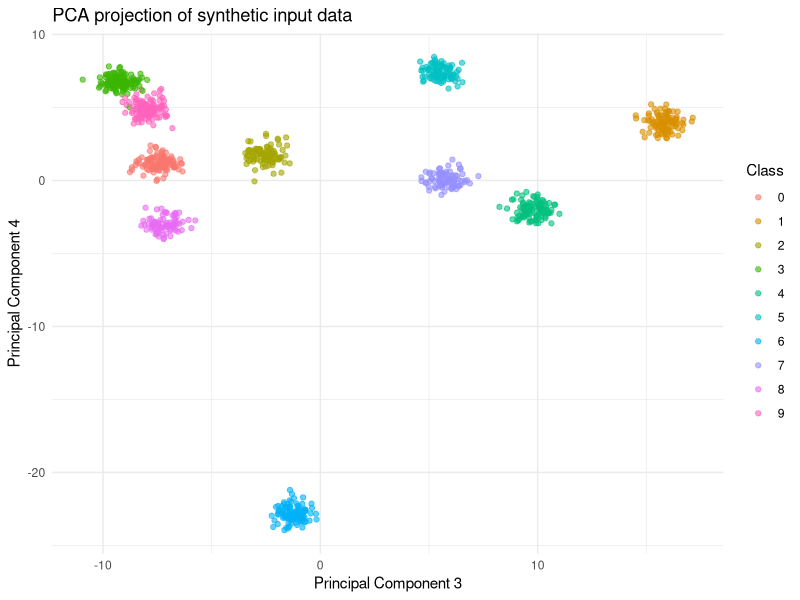
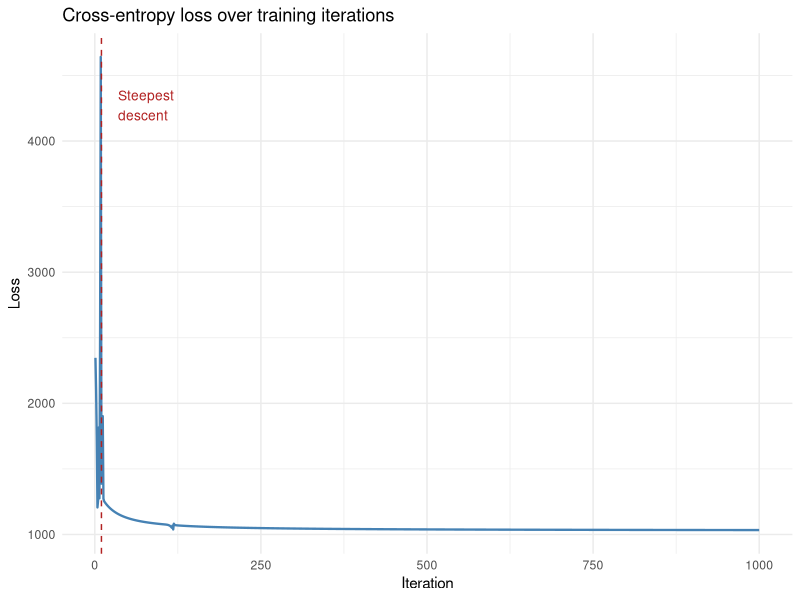
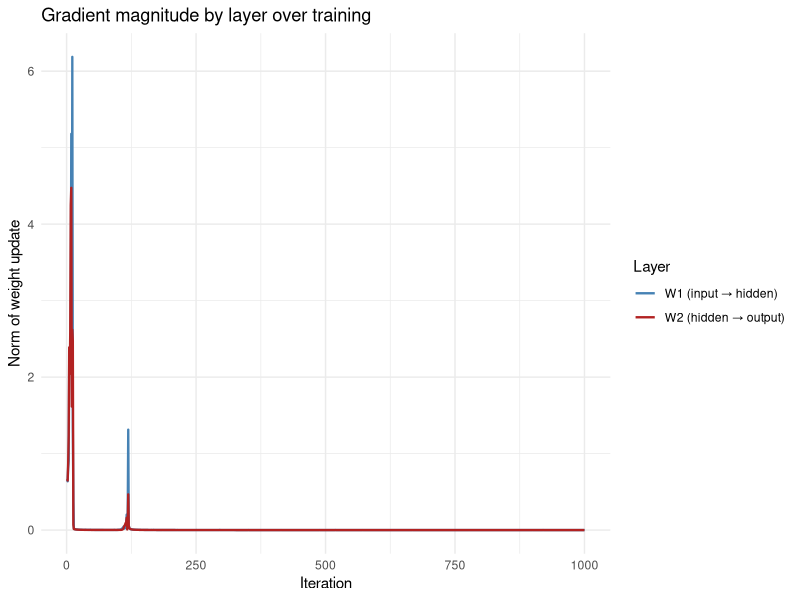
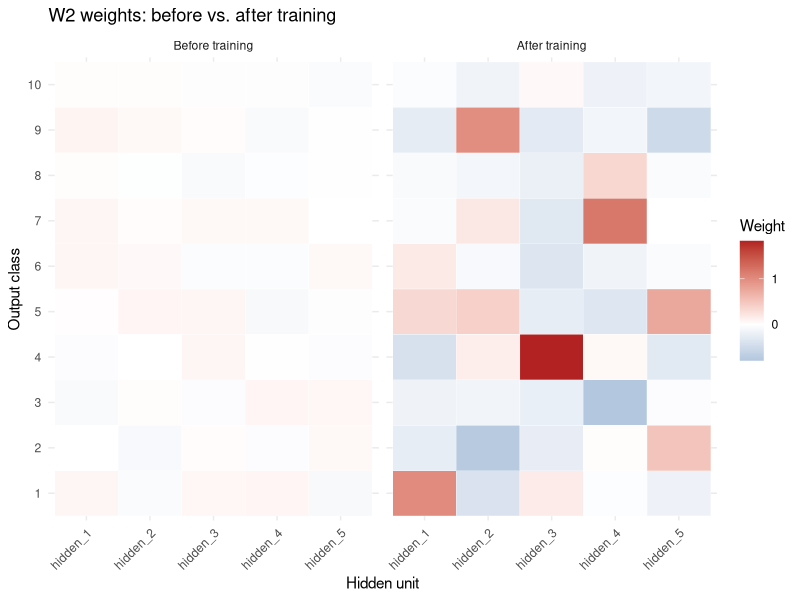
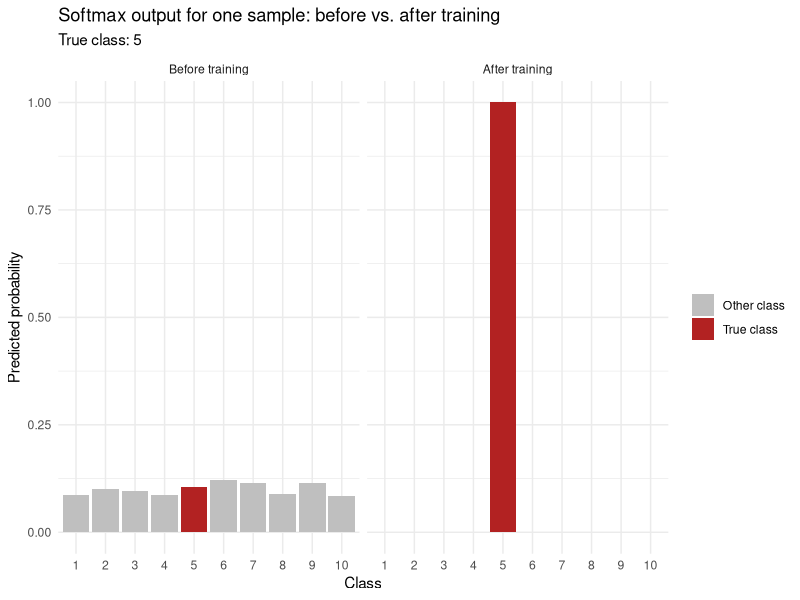
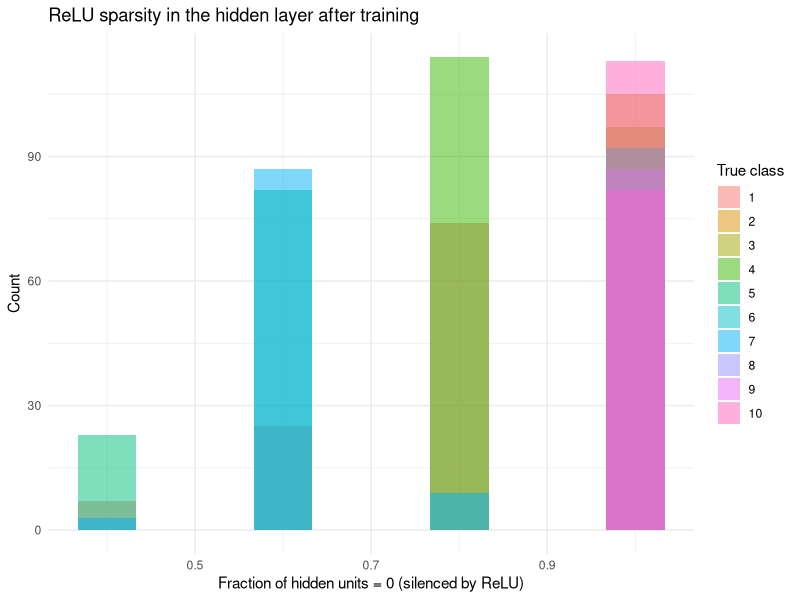

R code for these plots, in order:
## ---- chunk 1
library(tidyverse)
## ---- chunk 2
generate_synthetic_data <- function(n_samples = 1000,
                                    input_dim = 10,
                                    n_classes = 5,
                                    noise_sd = 0.1) {
  centroids <- matrix(
    rnorm(n_classes * input_dim, mean = 0, sd = 1),
    nrow = n_classes, ncol = input_dim
  )

  class_ids <- sample(0:(n_classes - 1), n_samples, replace = TRUE)

  X <- centroids[class_ids + 1, ] +
    matrix(rnorm(n_samples * input_dim, 0, noise_sd), n_samples, input_dim)

  Y <- matrix(0, nrow = n_samples, ncol = n_classes)
  Y[cbind(seq_len(n_samples), class_ids + 1)] <- 1

  list(X = X, Y = Y)
}
## ---- chunk 3
k <- 784   # input dimension
n <- 1000  # samples
j <- 10    # classes

set.seed(42)
synth <- generate_synthetic_data(
  n_samples  = n,
  input_dim  = k,
  n_classes  = j,
  noise_sd   = 0.5
)

X <- synth$X
Y <- synth$Y
## ---- chunk 4
labels <- apply(Y, 1, function(row) which(row == 1) - 1)

prcomp(X, center = TRUE, scale. = TRUE)$x[, 3:4] %>%
  as_tibble(.name_repair = "minimal") %>%
  set_names(c("PC3", "PC4")) %>%
  mutate(class = as.factor(labels)) %>%
  ggplot(aes(x = PC3, y = PC4, color = class)) +
  geom_point(alpha = 0.6, size = 1.5) +
  labs(
    title = "PCA projection of synthetic input data",
    x = "Principal Component 3",
    y = "Principal Component 4",
    color = "Class"
  ) +
  theme_minimal()
## ---- chunk 5
initialize_network <- function(input_dim = k, hidden_dim = 5, output_dim = j) {
  list(
    W1 = matrix(runif(hidden_dim * input_dim, -0.1, 0.1), nrow = hidden_dim),
    b1 = rep(0, hidden_dim),
    W2 = matrix(runif(output_dim * hidden_dim, -0.1, 0.1), nrow = output_dim),
    b2 = rep(0, output_dim)
  )
}

network_init <- initialize_network()
## ---- chunk 6
softmax <- function(z) {
  exp_z <- exp(z - apply(z, 1, max))
  exp_z / rowSums(exp_z)
}

backprop_step <- function(X, Y, network, lr = 0.1) {
  n_samples <- nrow(X)

  W1 <- network$W1
  b1 <- network$b1
  W2 <- network$W2
  b2 <- network$b2

  # --- FORWARD PASS ---
  Z1 <- X %*% t(W1) + matrix(rep(b1, each = n_samples), nrow = n_samples)
  A1 <- pmax(0, Z1)
  A1 <- matrix(A1, n_samples, nrow(W1))

  Z2    <- A1 %*% t(W2) + matrix(rep(b2, each = n_samples), nrow = n_samples)
  Y_hat <- softmax(Z2)
  loss  <- -sum(Y * log(Y_hat + 1e-12))

  # --- BACKWARD PASS ---
  dZ2 <- (Y_hat - Y) / n_samples
  dW2 <- t(dZ2) %*% A1
  db2 <- colSums(dZ2)

  dA1       <- dZ2 %*% W2
  dZ1       <- dA1
  dZ1[Z1 <= 0] <- 0

  dW1 <- t(dZ1) %*% X
  db1 <- colSums(dZ1)

  list(
    network = list(
      W1 = W1 - lr * dW1,
      b1 = b1 - lr * db1,
      W2 = W2 - lr * dW2,
      b2 = b2 - lr * db2
    ),
    prediction = Y_hat,
    loss       = loss,
    dW1_norm   = norm(dW1, "F"),
    dW2_norm   = norm(dW2, "F")
  )
}
## ---- chunk 7
training_history <- accumulate(
  1:1000,
  function(state, i) backprop_step(X, Y, state$network, lr = 0.5),
  .init = list(network = network_init, loss = NA, dW1_norm = NA, dW2_norm = NA)
)

# Extract scalar history into a tidy data frame (drop .init step at index 1)
history_df <- training_history[-1] %>%
  map_dfr(~ tibble(loss = .x$loss,
                   dW1_norm = .x$dW1_norm,
                   dW2_norm = .x$dW2_norm)) %>%
  mutate(iteration = row_number())

# Trained network is the final state
network_trained <- training_history[[1001]]$network
## ---- chunk 8
steepest <- history_df %>%
  mutate(loss_drop = loss - lag(loss)) %>%
  slice_min(loss_drop, n = 1) %>%
  pull(iteration)

history_df %>%
  ggplot(aes(x = iteration, y = loss)) +
  geom_line(color = "steelblue", linewidth = 0.8) +
  geom_vline(xintercept = steepest, linetype = "dashed", color = "firebrick") +
  annotate("text",
           x     = steepest + 25,
           y     = max(history_df$loss) * 0.92,
           label = "Steepest\ndescent",
           color = "firebrick", size = 3.5, hjust = 0) +
  labs(
    title = "Cross-entropy loss over training iterations",
    x     = "Iteration",
    y     = "Loss"
  ) +
  theme_minimal()
## ---- chunk 9
history_df %>%
  pivot_longer(c(dW1_norm, dW2_norm),
               names_to  = "layer",
               values_to = "grad_norm") %>%
  mutate(layer = recode(layer,
                        dW1_norm = "W1 (input → hidden)",
                        dW2_norm = "W2 (hidden → output)")) %>%
  ggplot(aes(x = iteration, y = grad_norm, color = layer)) +
  geom_line(linewidth = 0.8) +
  scale_color_manual(values = c(
    "W1 (input → hidden)"    = "steelblue",
    "W2 (hidden → output)"   = "firebrick"
  )) +
  labs(
    title = "Gradient magnitude by layer over training",
    x     = "Iteration",
    y     = "Norm of weight update",
    color = "Layer"
  ) +
  theme_minimal()
## ---- chunk 10
tidy_W2 <- function(net, label) {
  net$W2 %>%
    as_tibble(.name_repair = "minimal") %>%
    set_names(str_c("hidden_", seq_len(ncol(.)))) %>%
    mutate(output_class = row_number(), phase = label) %>%
    pivot_longer(-c(output_class, phase),
                 names_to  = "hidden_unit",
                 values_to = "weight")
}

bind_rows(
  tidy_W2(network_init,    "Before training"),
  tidy_W2(network_trained, "After training")
) %>%
  mutate(phase = fct_inorder(phase)) %>%
  ggplot(aes(x = hidden_unit, y = factor(output_class), fill = weight)) +
  geom_tile(color = "white") +
  scale_fill_gradient2(low = "steelblue", mid = "white", high = "firebrick",
                       midpoint = 0) +
  facet_wrap(~phase) +
  labs(
    title = "W2 weights: before vs. after training",
    x     = "Hidden unit",
    y     = "Output class",
    fill  = "Weight"
  ) +
  theme_minimal() +
  theme(axis.text.x = element_text(angle = 45, hjust = 1))
## ---- chunk 11
forward_probs <- function(net, x) {
  z1 <- net$W1 %*% x + net$b1
  a1 <- pmax(0, z1)
  z2 <- net$W2 %*% a1 + net$b2
  ez <- exp(z2 - max(z2))
  as.vector(ez / sum(ez))
}

sample_idx <- 1
x_sample   <- synth$X[sample_idx, ]
true_class  <- which(synth$Y[sample_idx, ] == 1)

bind_rows(
  tibble(class = 1:j,
         prob  = forward_probs(network_init, x_sample),
         phase = "Before training"),
  tibble(class = 1:j,
         prob  = forward_probs(network_trained, x_sample),
         phase = "After training")
) %>%
  mutate(
    phase   = fct_inorder(phase),
    correct = class == true_class
  ) %>%
  ggplot(aes(x = factor(class), y = prob, fill = correct)) +
  geom_col() +
  scale_fill_manual(values = c("FALSE" = "grey75", "TRUE" = "firebrick"),
                    labels  = c("Other class", "True class")) +
  facet_wrap(~phase) +
  labs(
    title    = "Softmax output for one sample: before vs. after training",
    subtitle = paste("True class:", true_class),
    x        = "Class",
    y        = "Predicted probability",
    fill     = NULL
  ) +
  theme_minimal()
## ---- chunk 12
relu_sparsity <- function(net, X) {
  Z1 <- X %*% t(net$W1) +
    matrix(rep(net$b1, each = nrow(X)), nrow = nrow(X))
  A1 <- pmax(Z1,0)
  rowMeans(A1 == 0)
}

tibble(
  sparsity = relu_sparsity(network_trained, synth$X),
  class    = factor(apply(synth$Y, 1, which.max))
) %>%
  ggplot(aes(x = sparsity, fill = class)) +
  geom_histogram(bins = 10, position = "identity", alpha = 0.5) +
  labs(
    title = "ReLU sparsity in the hidden layer after training",
    x     = "Fraction of hidden units = 0 (silenced by ReLU)",
    y     = "Count",
    fill  = "True class"
  ) +
  theme_minimal()
